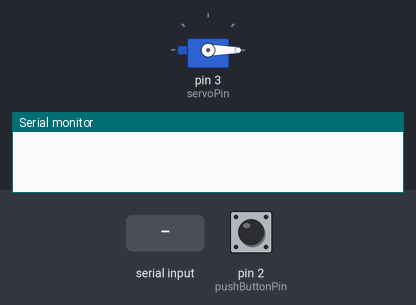
A sketch run on a simulated Arduino Uno, built with avr-gcc and run on an emulated ATmega328P. Shown: servo, the last lines printed to the serial monitor. The inputs (shaded band) are chosen by the test bench; at power-on: pin 2 (pushButtonPin) HIGH.

Above: at 1.2 s.
1.3 s: pin 2 (pushButtonPin) pulled LOW for 3.2 s
At 4.5 s:
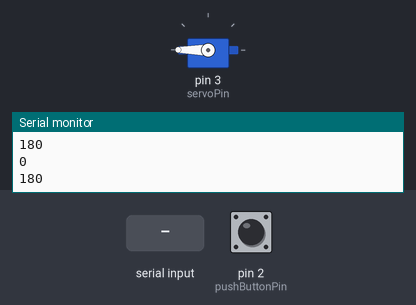
7.5 s: "O" received over Serial
At 8.8 s:
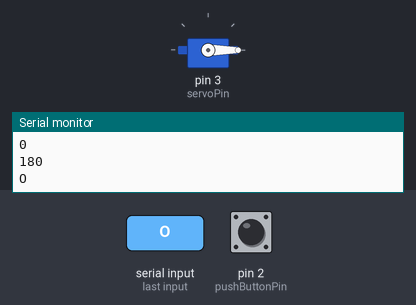
Timing chart, 0 to 10.5 s (numbered marks = the images above; inputs shaded):
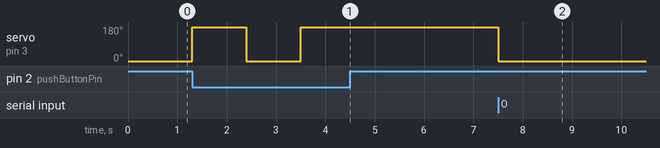

The sketch:

mycodehypervega.ino
```cpp
#include <Servo.h>
char t;
Servo myservo;
#define servoPin 3
#define pushButtonPin 2

int angle =0;

int buttonPushed =0;

void setup() {
  Serial.begin(9600);
  myservo.attach(servoPin);
  pinMode(pushButtonPin,INPUT_PULLUP);
   myservo.write(0);
}

void loop() {
  if(digitalRead(pushButtonPin) == LOW){
    buttonPushed = 1;
  }

  if( buttonPushed == 1){
    if((angle == 180))
  {
    myservo.write(0);
    angle=0;
    Serial.println(angle);
    delay(1000);

  }
  else if(angle == 0)
  {
    myservo.write(180);
    angle=180;
    Serial.println(angle);
    delay(1000);

  }
  else
  {
    myservo.write(0);
    angle=0;
    Serial.println(angle);
    delay(1000);
  }
      buttonPushed=0;
  }


  if(Serial.available())
  {
    t = Serial.read();
    Serial.println(t);
    if(t=='U')
      {
        myservo.write(180);
      }
     if(t=='O')
     {
      myservo.write(0);
     }
  }


   delay(100);
}
```

Measured:
- after the input at 1.3 s, servo on pin 3 (servoPin): 0° → 180° at once, → 0° 1.1 s later, → 180° 1.1 s later
- after the input at 7.5 s, servo on pin 3 (servoPin): 180° → 0° at once
